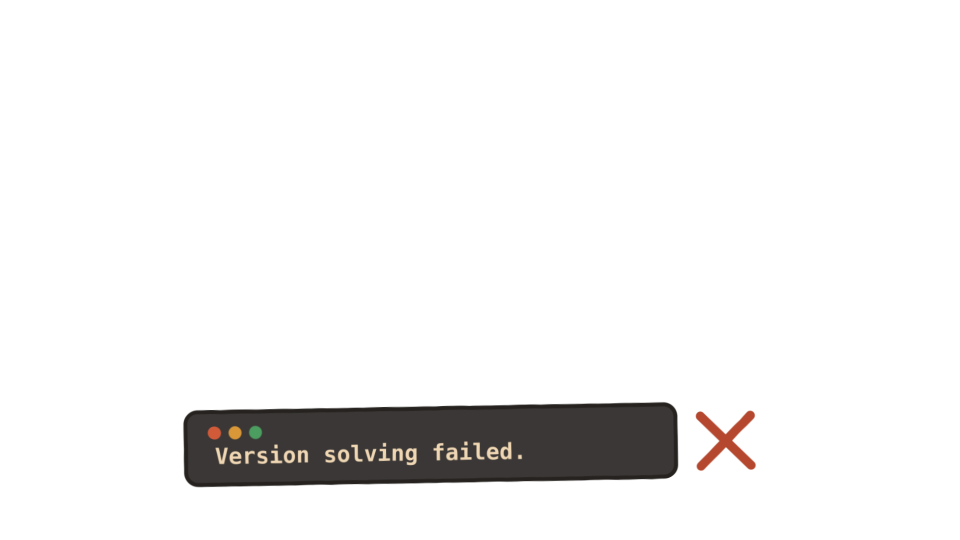
#> input picture test/fixtures/04-build-fails.png, 1920 x 1080 px (shown at 1/2 size); its folder holds 2 pictures in this run
$ python drawing_lab_review.py
#> lines starting #> are read from the running program, lines starting #| are printed output that depends on the picture; after the words box and inside, x2 and y2 are one past the last pixel; in counts of white or black regions, pixels touching at a corner belong together
"""Package existing measured frames; never add a terminal source frame.
Run using the quality-lab venv (Pillow/numpy) after the Flutter visual benchmark.
"""
from pathlib import Path
import json, subprocess
from PIL import Image, ImageDraw, ImageFont
import numpy as np
ROOT=Path(__file__).resolve().parents[1]
OUT=ROOT/'build/drawing_lab_review'
OLD=ROOT.parent/'handdraw_quality_lab_2026-09-05'
FONT=ImageFont.truetype('/System/Library/Fonts/Supplemental/Arial.ttf',18)
metrics=[]
for name,previous,box in [('04-build-fails','build_fails',(320,780,1560,1020)),('00-title','title',(390,60,1530,280))]:
    images=[OLD/previous/'A_current_masks.mp4',OUT/f'{name}-linesFirst.mp4',OUT/f'{name}-regionFirst.mp4']
    labels=['Current masks - no terminal source substitution','Experiment - all lines then paint','Experiment - complete each region']
    x,y,xx,yy=box;w=xx-x;h=yy-y
    filters=[]
    label_image=Image.new("RGBA",(w,(h+32)*3),(0,0,0,0))
#> label_image: PIL image 1240x816 RGBA; every value is 0
    for i,label in enumerate(labels):ImageDraw.Draw(label_image).text((12,i*(h+32)+7),label,font=FONT,fill="black")
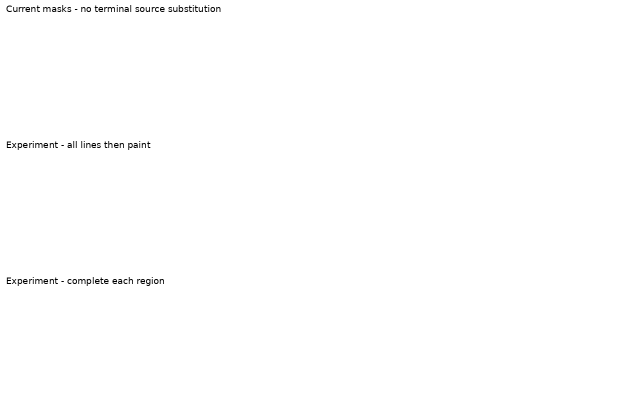
#> label_image: PIL image 1240x816 RGBA (shown at 1/2 size); mean R, G, B, A 0, 0, 0, 1; transparent parts drawn white
    label_file=OUT/f"labels-{name}.png";label_image.save(label_file)
    for i,label in enumerate(labels):
        filters.append(f'[{i}:v]crop={w}:{h}:{x}:{y},pad={w}:{h+32}:0:32:white[v{i}]')
    filters.append('[v0][v1][v2]vstack=inputs=3[stacked];[stacked][3:v]overlay=eof_action=repeat[out]')
    args=['/opt/homebrew/bin/ffmpeg','-y','-loglevel','error']
    for path in images+[label_file]:args+=['-i',str(path)]
    subprocess.run(args+['-filter_complex',';'.join(filters),'-map','[out]','-an','-c:v','libx264','-crf','18','-pix_fmt','yuv420p',str(OUT/f'comparison-{name}.mp4')],check=True)
#> (this line was passed over: subprocess is not available in this run)
    steps=[36,108,216,288,359]
    cellw=800;cellh=round(h*cellw/w);
    sheet=Image.new('RGB',(cellw*3, (cellh+42)*len(steps)),'white')
#> sheet: PIL image 2400x985 RGB; every value is 255
    originals=np.array(Image.open(ROOT/f'test/fixtures/{name}.png').convert('RGBA'))
#> originals is the input picture: shape (1080, 1920, 4); mean R, G, B, A 239.6, 238.9, 238.5, 17.9
    fg=originals[:,:,3]>0
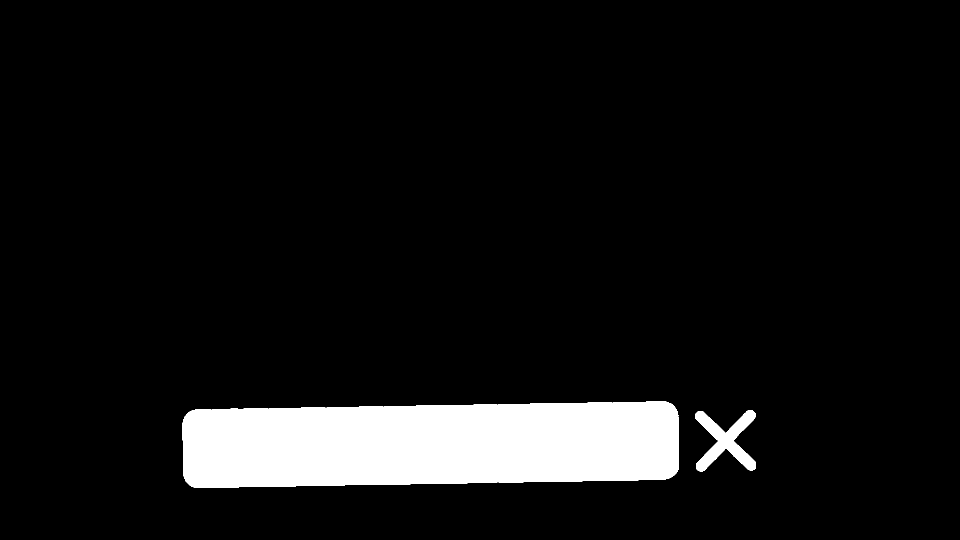
#> fg: shape (1080, 1920) bool (shown at 1/2 size); 7.8% white; 2 white regions, box (x1, y1, x2, y2) and area: (365, 803, 1358, 975) 154596, (1390, 820, 1512, 943) 6427
    for row,(label,variant) in enumerate(zip(labels,[None,'linesFirst','regionFirst'])):
        for col,frame in enumerate(steps):
            if variant is None:
                # Existing A checkpoints follow zero-padded filenames.
                candidate=list((OLD/previous).glob(f'A*{frame:03d}*.png'))
                if not candidate:continue
                path=candidate[0]
            else:path=OUT/f'{name}-{variant}-{frame}.png'
#> (the run stopped early here; a loop or call above may not have finished)
